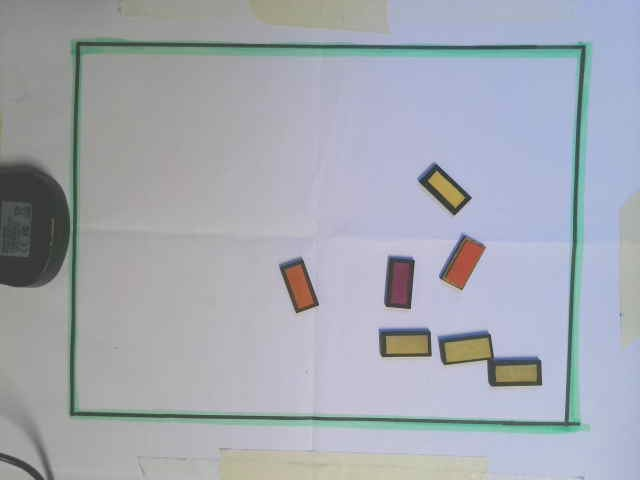
#> input picture Image_Processing_Improvements/captured_image.jpg, 640 x 480 px, given in place of the camera
$ python taskbar.py
#> lines starting #> are read from the running program, lines starting #| are printed output that depends on the picture; after the words box and inside, x2 and y2 are one past the last pixel; in counts of white or black regions, pixels touching at a corner belong together
import numpy as np
import cv2

# Initialize webcam
webcam = cv2.VideoCapture(0)

# Default HSV ranges for red, green, and blue
red_lower, red_upper = np.array([136, 87, 111]), np.array([180, 255, 255])
green_lower, green_upper = np.array([25, 52, 72]), np.array([102, 255, 255])
blue_lower, blue_upper = np.array([94, 80, 2]), np.array([120, 255, 255])

# Calibration mode toggle
calibration_mode = False
color_ranges = {"red": [red_lower, red_upper],
                "green": [green_lower, green_upper],
                "blue": [blue_lower, blue_upper]}

def nothing(x):
    pass

# Create trackbars for calibration
def create_calibration_window():
    cv2.namedWindow("Calibration")
    for color in color_ranges:
        cv2.createTrackbar(f"{color} Low H", "Calibration", 0, 179, nothing)
        cv2.createTrackbar(f"{color} High H", "Calibration", 179, 179, nothing)
        cv2.createTrackbar(f"{color} Low S", "Calibration", 0, 255, nothing)
        cv2.createTrackbar(f"{color} High S", "Calibration", 255, 255, nothing)
        cv2.createTrackbar(f"{color} Low V", "Calibration", 0, 255, nothing)
        cv2.createTrackbar(f"{color} High V", "Calibration", 255, 255, nothing)

def update_color_ranges():
    for color in color_ranges:
        low_h = cv2.getTrackbarPos(f"{color} Low H", "Calibration")
        high_h = cv2.getTrackbarPos(f"{color} High H", "Calibration")
        low_s = cv2.getTrackbarPos(f"{color} Low S", "Calibration")
        high_s = cv2.getTrackbarPos(f"{color} High S", "Calibration")
        low_v = cv2.getTrackbarPos(f"{color} Low V", "Calibration")
        high_v = cv2.getTrackbarPos(f"{color} High V", "Calibration")
        color_ranges[color] = [np.array([low_h, low_s, low_v]), np.array([high_h, high_s, high_v])]

# Create calibration window
create_calibration_window()

# Main loop
while True:
    _, imageFrame = webcam.read()
#> imageFrame is the input picture: shape (480, 640, 3); mean B, G, R 178.1, 168.9, 164.4

    # Convert to HSV
    hsvFrame = cv2.cvtColor(imageFrame, cv2.COLOR_BGR2HSV)
#> hsvFrame: shape (480, 640, 3); mean H, S, V 78.4, 26.8, 181.4

    masks = {}  # Store masks for display
    if calibration_mode:
        # Update HSV ranges dynamically
        update_color_ranges()

    # Apply masks for each color
    for color, (lower, upper) in color_ranges.items():
        mask = cv2.inRange(hsvFrame, lower, upper)
        kernel = np.ones((5, 5), "uint8")
        mask = cv2.dilate(mask, kernel)
        masks[color] = mask  # Store mask for display

        if not calibration_mode:
            # Draw contours and labels on the main feed
            contours, _ = cv2.findContours(mask, cv2.RETR_TREE, cv2.CHAIN_APPROX_SIMPLE)
            for contour in contours:
                area = cv2.contourArea(contour)
                if area > 300:
                    x, y, w, h = cv2.boundingRect(contour)
                    color_map = {"red": (0, 0, 255), "green": (0, 255, 0), "blue": (255, 0, 0)}
                    cv2.rectangle(imageFrame, (x, y), (x + w, y + h), color_map[color], 2)
                    cv2.putText(imageFrame, f"{color.capitalize()} Colour", (x, y - 10),
                                cv2.FONT_HERSHEY_SIMPLEX, 1.0, color_map[color], 2)
#> this loop made 3 passes
#> pass 1, `mask = cv2.inRange(hsvFrame, lower, upper)`:
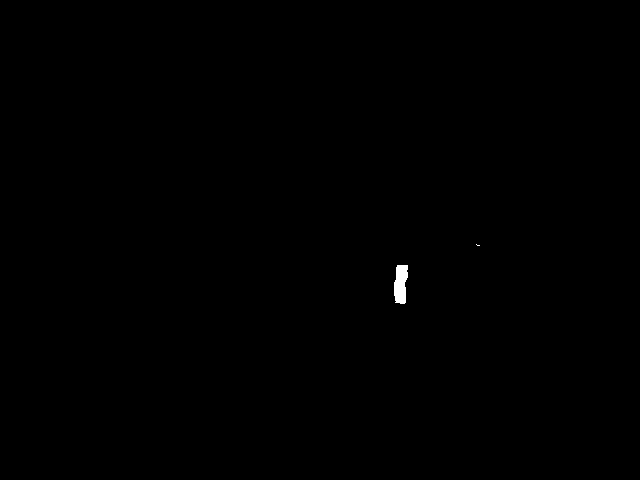
#> mask: shape (480, 640); 0.14% white; 2 white regions (1 under 20 px), largest, box (x1, y1, x2, y2) and area: (394, 265, 408, 304) 440
#> pass 1, `mask = cv2.dilate(mask, kernel)`:
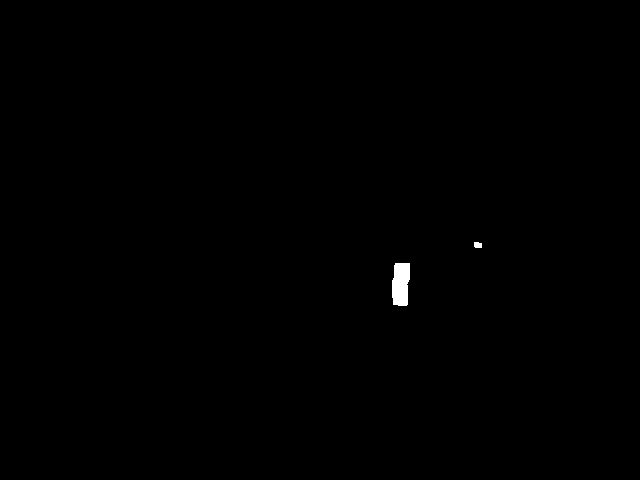
#> mask: shape (480, 640); 0.23% white; 2 white regions, box (x1, y1, x2, y2) and area: (392, 263, 410, 306) 675, (474, 242, 482, 248) 44
#> pass 2, `mask = cv2.inRange(hsvFrame, lower, upper)`:
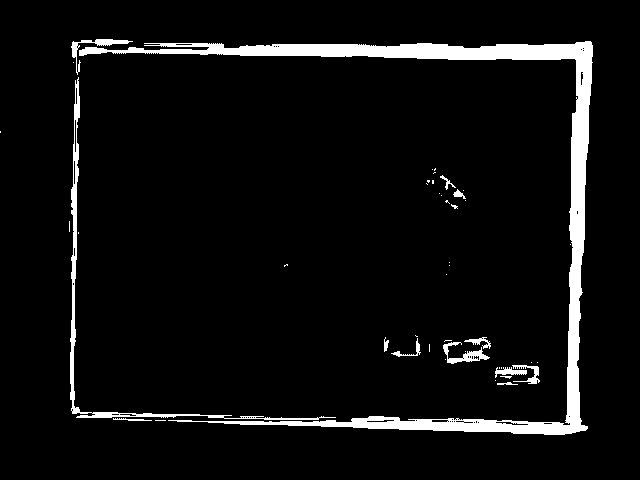
#> mask: shape (480, 640); 5.8% white; 46 white regions (33 under 20 px), largest, box (x1, y1, x2, y2) and area: (79, 41, 593, 435) 13980, (70, 77, 336, 420) 2075, (443, 342, 490, 364) 354
#> pass 2, `mask = cv2.dilate(mask, kernel)`:
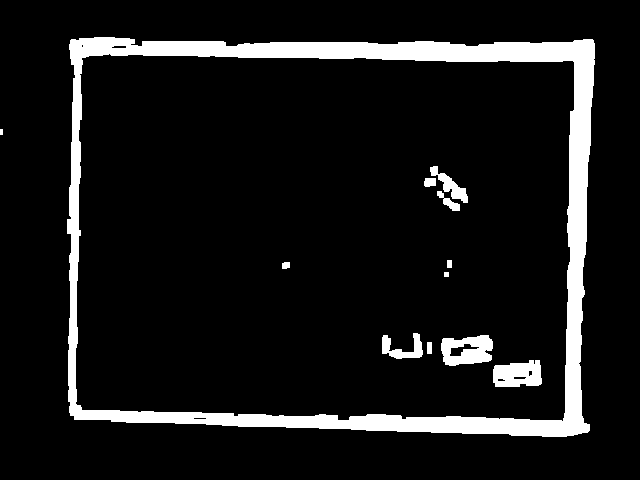
#> mask: shape (480, 640); 9.5% white; 12 white regions (1 under 20 px), largest, box (x1, y1, x2, y2) and area: (67, 37, 595, 437) 25548, (441, 335, 493, 366) 1148, (493, 360, 542, 387) 1055
#> after the loop:
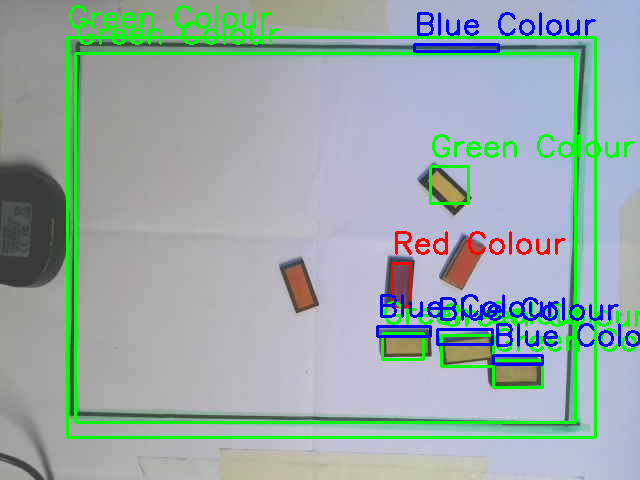
#> imageFrame: shape (480, 640, 3); 8.44% of pixels changed, all inside (x1, y1, x2, y2) = (66, 5, 640, 439)
#> after the loop:
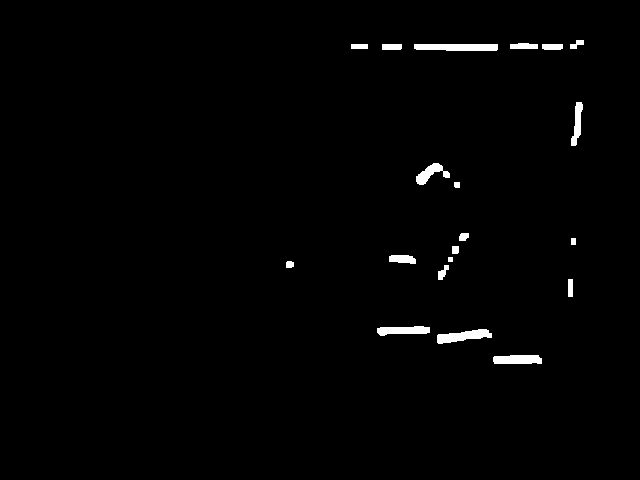
#> mask: shape (480, 640); 1.2% white; 20 white regions, largest, box (x1, y1, x2, y2) and area: (414, 44, 498, 51) 553, (437, 329, 492, 344) 475, (493, 355, 542, 364) 408
#> after the loop, masks = 3 items

    # Show the main detection feed
    cv2.imshow("Webcam Feed", imageFrame)

    # Show individual color masks in separate windows
    for color, mask in masks.items():
        cv2.imshow(f"{color.capitalize()} Mask", mask)
#> this loop made 3 passes
#> color on passes 1 to 3: 'red', 'green', 'blue'

    # Key press handling
    key = cv2.waitKey(1) & 0xFF
#> (key q is pressed here)
    if key == ord('c'):
        calibration_mode = not calibration_mode  # Toggle calibration mode
        if calibration_mode:
            print("Entered Calibration Mode. Adjust HSV ranges using trackbars.")
        else:
            print("Exited Calibration Mode.")
    elif key == ord('q'):
        break

# Release resources
webcam.release()
cv2.destroyAllWindows()
